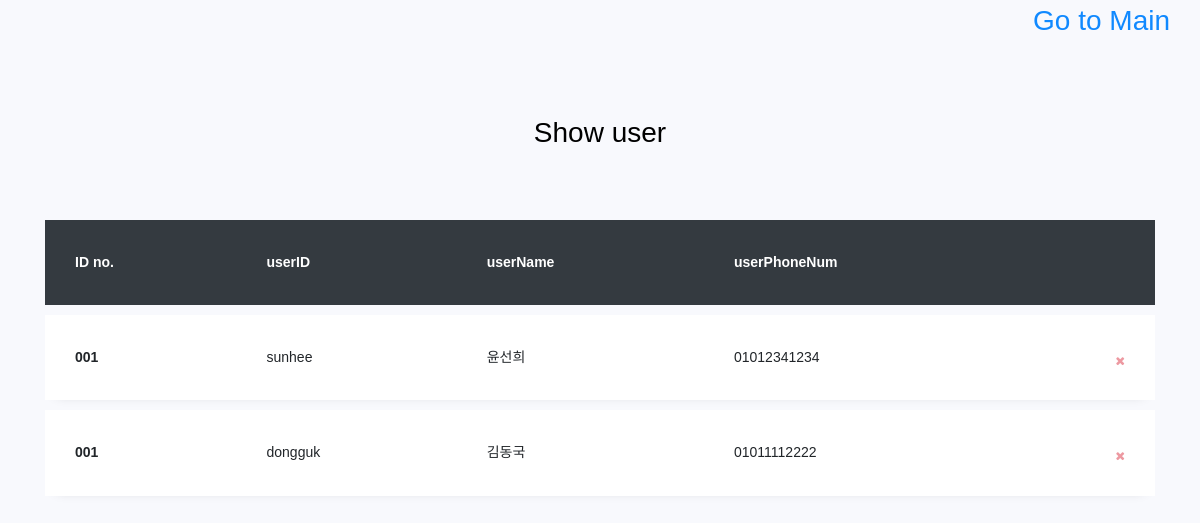
The app's page /show_user, older data.
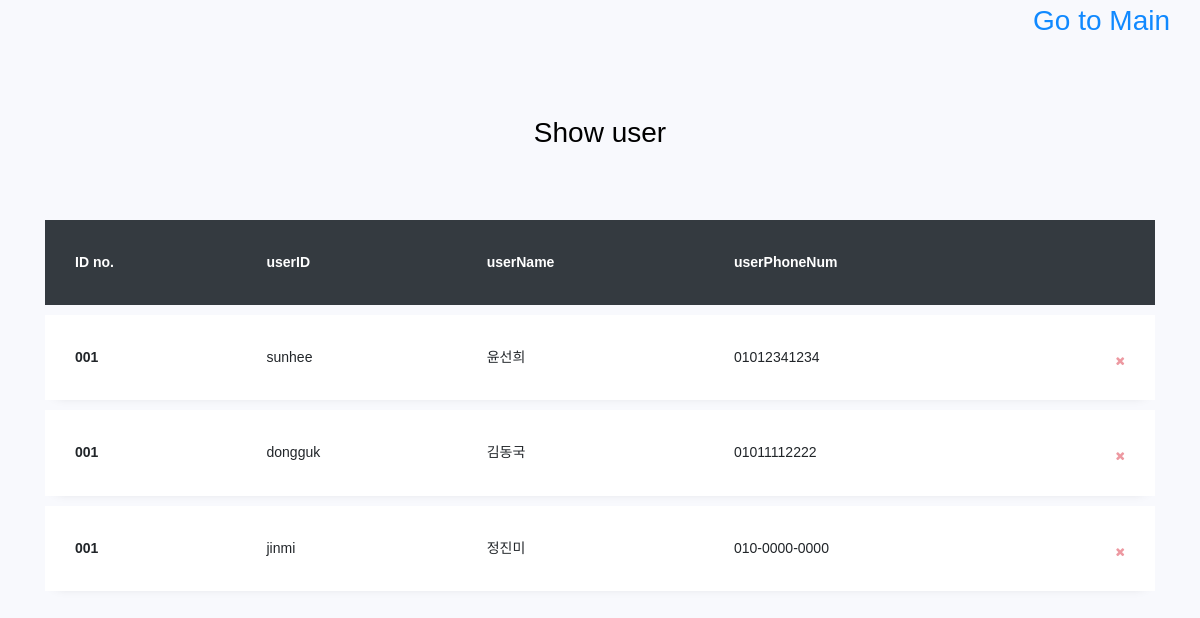
The same page, newer data.
### app.py (models this page shows, shortened)
class USER(db.Model):
    userID = db.Column(db.String(30), primary_key=True, unique=True)
    userPW = db.Column(db.String(50))
    userName = db.Column(db.String(100))
    userPhoneNum = db.Column(db.String(50))

### app.py (the view)
@app.route('/show_user')
def show_user():
    return render_template('show_user.html', USER=USER.query.all())

### templates/show_user.html (shortened to what this page needs)
<!DOCTYPE html>
<html>
<head>
    <link rel="stylesheet" href="https://maxcdn.bootstrapcdn.com/bootstrap/4.0.0/css/bootstrap.min.css">
    <link rel="stylesheet" href="https://stackpath.bootstrapcdn.com/font-awesome/4.7.0/css/font-awesome.min.css">
    <link rel="stylesheet" href="show_user.css">
    </head>
    <body>
        <h3 class='gotomain'><a href="{{ url_for('index') }}">Go to Main</a></h3>
        <section class="ftco-section">
        <div class="container">
            <div class="row justify-content-center">
                <div class="col-md-6 text-center mb-5">
                    <h2 class="heading-section">Show user</h2>
                </div>
            </div>
            <div class="row">
                <div class="col-md-12">
                    <div class="table-wrap">
                        <table class="table">
                          <thead class="thead-dark">
                            <tr>
                              <th>ID no.</th>
                              <th>userID</th>
                              <th>userName</th>
                              <th>userPhoneNum</th>
                              <th>&nbsp;</th>
                            </tr>
                          </thead>
                          <tbody>
                            {% for user in USER %}
                            <tr class="alert" role="alert">
                              <th scope="row">001</th>
                              <td>{{ user.userID }}</td>
                              <td>{{ user.userName }}</td>
                              <td>{{ user.userPhoneNum }}</td>
                              <td>
                                <a href="#" class="close" data-dismiss="alert" aria-label="Close">
                                <span aria-hidden="true"><i class="fa fa-close"></i></span>
                                </a>
                                </td>
                                </tr>
                                {% endfor %}
                                </tbody>
                            </table>
                        </div>
                    </div>
                </div>
            </div>
        </section>
    </body>
</html>

### templates/show_user.html (style rules this page uses)
.gotomain { position: absolute; right: 30px; }

Row changes from the older to the newer data that the page shows:
added USER: userID "jinmi", userName "정진미", userPhoneNum "010-0000-0000"
